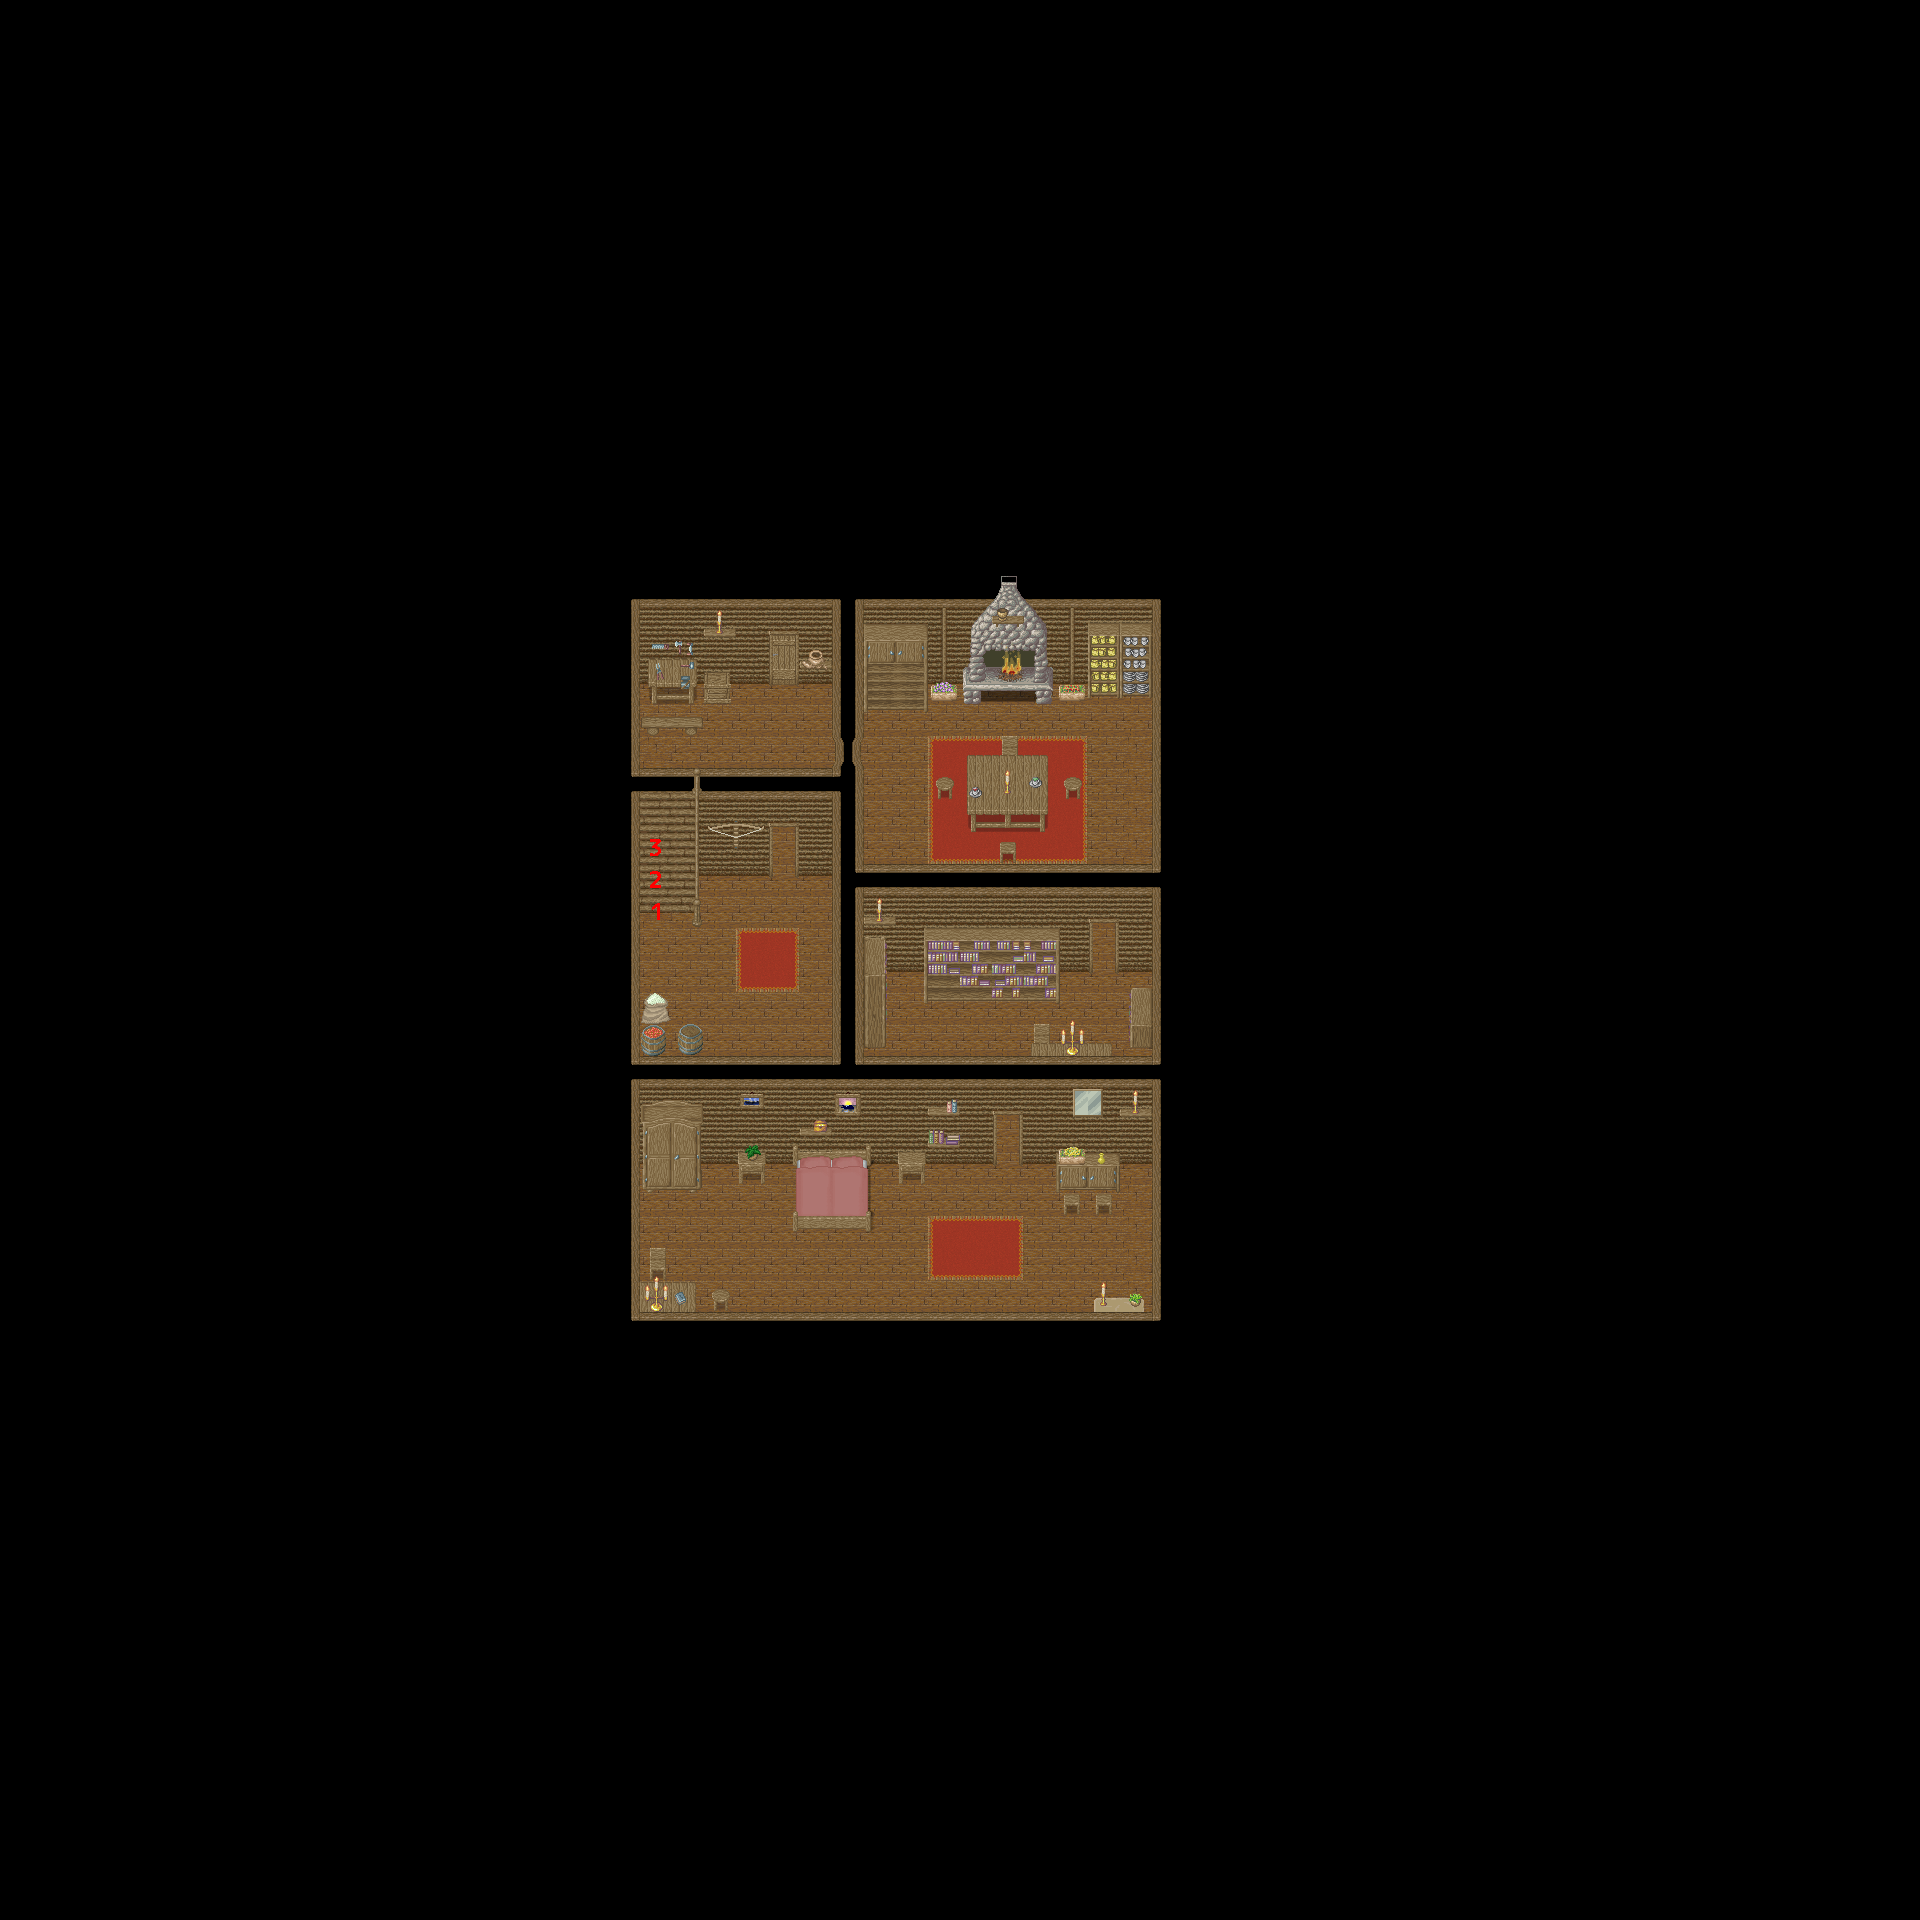

The image is a tile-based game level rendered from a .tmx file. Its description and source (layers, tilesets, objects; grid data summarised) follow:
An orthogonal 60x60 tile map with 32x32 px tiles, 6 tile layers (Ground 1, Ground 2, Fringe, Over 1, ...), 1 hidden layer not drawn, 15 tilesets and 1 object (warp).

<map version="1.2" tiledversion="1.3.2" orientation="orthogonal" renderorder="right-down" compressionlevel="0" width="60" height="60" tilewidth="32" tileheight="32" infinite="0" nextlayerid="9" nextobjectid="2">
 <properties>
  <property name="license" value="CC BY-SA 3.0" />
  <property name="manaplus version" value="2" />
  <property name="minimap" value="graphics/minimaps/008-2-19.png" />
  <property name="name" value="Mining Camp Basement" />
 </properties>
 <tileset firstgid="1" name="hurns-indoor" tilewidth="32" tileheight="32" tilecount="256" columns="16">
  <image source="../graphics/tilesets/hurns-indoor.png" width="512" height="512" />
 </tileset>
 <tileset firstgid="257" name="collision" tilewidth="32" tileheight="32" tilecount="9" columns="3">
  <image source="../graphics/tilesets/collision.png" width="96" height="96" />
 </tileset>
 <tileset firstgid="266" name="artis-indoor-fringe" tilewidth="32" tileheight="32" tilecount="256" columns="16">
  <image source="../graphics/tilesets/artis-indoor-fringe.png" width="512" height="512" />
 </tileset>
 <tileset firstgid="522" name="hurns-accessory" tilewidth="32" tileheight="32" tilecount="128" columns="16">
  <image source="../graphics/tilesets/hurns-accessory.png" width="512" height="256" />
 </tileset>
 <tileset firstgid="650" name="carpet" tilewidth="32" tileheight="32" tilecount="9" columns="3">
  <image source="../graphics/tilesets/carpet.png" width="96" height="96" />
 </tileset>
 <tileset firstgid="659" name="candle-x1x2" tilewidth="32" tileheight="64" tilecount="12" columns="3">
  <image source="../graphics/tilesets/candle-x1x2.png" width="96" height="256" />
  <tile id="6">
   <animation>
    <frame tileid="6" duration="100" />
    <frame tileid="7" duration="100" />
    <frame tileid="8" duration="100" />
   </animation>
  </tile>
  <tile id="9">
   <animation>
    <frame tileid="9" duration="100" />
    <frame tileid="10" duration="100" />
    <frame tileid="11" duration="100" />
   </animation>
  </tile>
 </tileset>
 <tileset firstgid="671" name="fire" tilewidth="32" tileheight="64" tilecount="14" columns="14">
  <image source="../graphics/tilesets/fire.png" width="448" height="64" />
  <tile id="0">
   <animation>
    <frame tileid="0" duration="80" />
    <frame tileid="2" duration="80" />
    <frame tileid="4" duration="80" />
    <frame tileid="6" duration="80" />
    <frame tileid="8" duration="80" />
    <frame tileid="10" duration="80" />
    <frame tileid="12" duration="80" />
   </animation>
  </tile>
 </tileset>
 <tileset firstgid="685" name="artis-indoor-x1x3" tilewidth="32" tileheight="96" tilecount="48" columns="16">
  <image source="../graphics/tilesets/artis-indoor-x1x3.png" width="512" height="288" />
 </tileset>
 <tileset firstgid="733" name="artis-indoor-x1x2" tilewidth="32" tileheight="64" tilecount="16" columns="16">
  <image source="../graphics/tilesets/artis-indoor-x1x2.png" width="512" height="64" />
 </tileset>
 <tileset firstgid="749" name="artis-indoor-x2x4" tilewidth="32" tileheight="128" tilecount="16" columns="16">
  <image source="../graphics/tilesets/artis-indoor-x2x4.png" width="512" height="128" />
 </tileset>
 <tileset firstgid="765" name="ship-indoor-fringe" tilewidth="32" tileheight="32" tilecount="256" columns="16">
  <image source="../graphics/tilesets/ship-indoor-fringe.png" width="512" height="512" />
 </tileset>
 <tileset firstgid="1021" name="level-number" tilewidth="32" tileheight="32" tilecount="16" columns="16">
  <image source="../graphics/tilesets/level-number.png" width="512" height="32" />
 </tileset>
 <tileset firstgid="1037" name="hurns-indoor-accessory" tilewidth="32" tileheight="32" tilecount="128" columns="8">
  <image source="../graphics/tilesets/hurns-indoor-accessory.png" width="256" height="512" />
 </tileset>
 <tileset firstgid="1165" name="artis-indoor-x1x4" tilewidth="32" tileheight="128" tilecount="16" columns="16">
  <image source="../graphics/tilesets/artis-indoor-x1x4.png" width="512" height="128" />
 </tileset>
 <tileset firstgid="1181" name="hurns-teacup-vapor" tilewidth="32" tileheight="32" tilecount="8" columns="4">
  <image source="../graphics/tilesets/hurns-teacup-vapor.png" width="128" height="64" />
  <tile id="0">
   <animation>
    <frame tileid="0" duration="100" />
    <frame tileid="1" duration="100" />
    <frame tileid="2" duration="100" />
    <frame tileid="3" duration="100" />
   </animation>
  </tile>
  <tile id="4">
   <animation>
    <frame tileid="4" duration="100" />
    <frame tileid="5" duration="100" />
    <frame tileid="6" duration="100" />
    <frame tileid="7" duration="100" />
   </animation>
  </tile>
 </tileset>
 <layer id="1" name="Ground 1" width="60" height="60">
  <data>[3600 cells, 3600 non-empty, 20 distinct tile ids]</data>
 </layer>
 <layer id="2" name="Ground 2" width="60" height="60">
  <data>[3600 cells, 101 non-empty, 84 distinct tile ids]</data>
 </layer>
 <layer id="3" name="Fringe" width="60" height="60">
  <data>[3600 cells, 21 non-empty, 17 distinct tile ids]</data>
 </layer>
 <layer id="4" name="Over 1" width="60" height="60">
  <data>[3600 cells, 3012 non-empty, 31 distinct tile ids]</data>
 </layer>
 <layer id="5" name="Over 2" width="60" height="60">
  <data>[3600 cells, 10 non-empty, 9 distinct tile ids]</data>
 </layer>
 <layer id="6" name="Heights" width="60" height="60">
  <data>[3600 cells, 3 non-empty, 3 distinct tile ids]</data>
 </layer>
 <layer id="7" name="Collision" width="60" height="60" visible="0">
  <data>[3600 cells, 3382 non-empty, 2 distinct tile ids]</data>
 </layer>
 <objectgroup id="8" name="Objects">
  <object id="1" name="To Ground Floor" type="warp" x="640" y="832" width="32" height="32">
   <properties>
    <property name="dest_map" value="008-2-17" />
    <property name="dest_x" value="24" />
    <property name="dest_y" value="32" />
   </properties>
  </object>
 </objectgroup>
</map>
